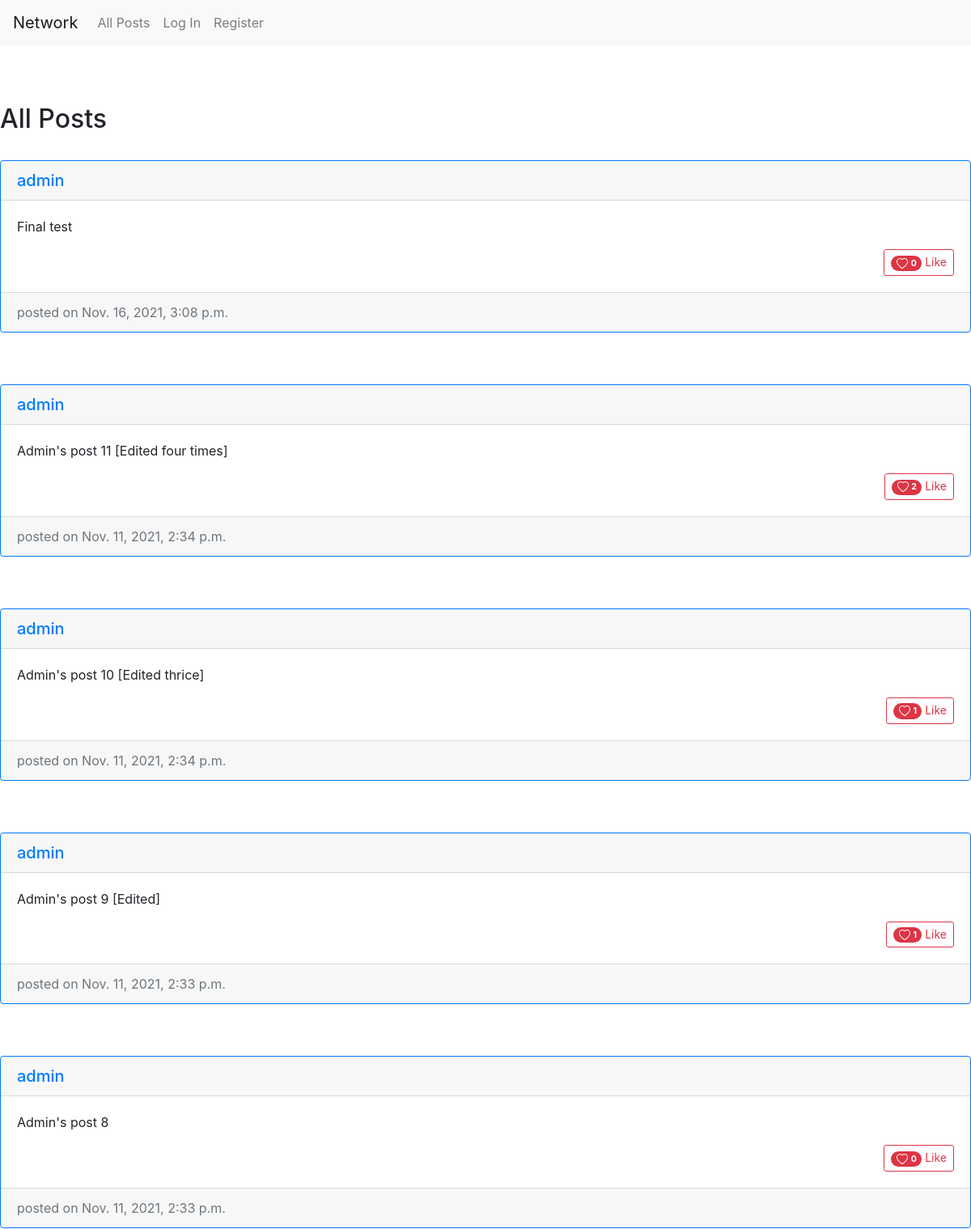
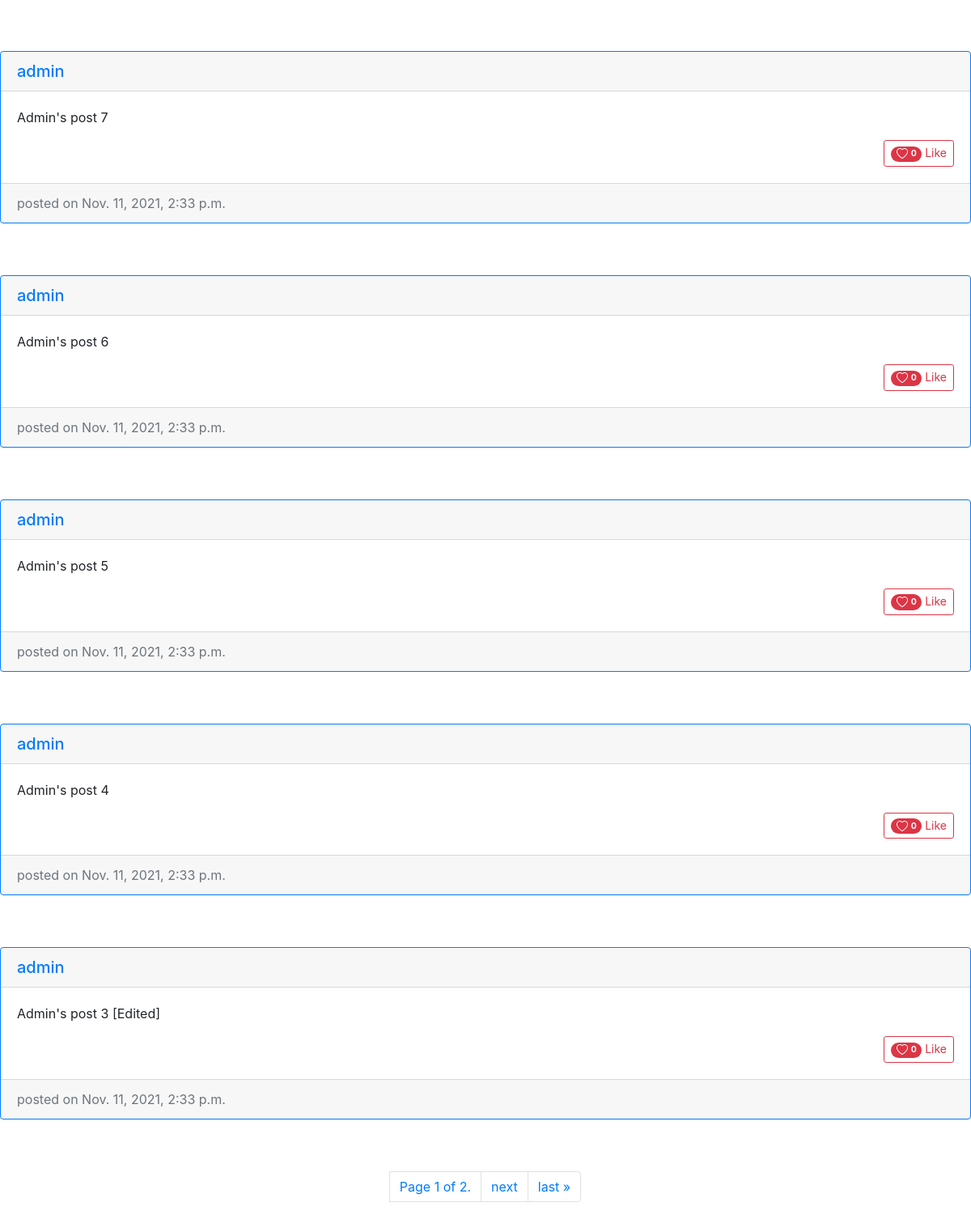
The page / on the database its author committed (2 pictures, top to bottom).
### network/models.py (models this page shows)
class Post(models.Model):
    user = models.ForeignKey(User, on_delete=models.CASCADE)
    body = models.TextField()
    likes = models.ManyToManyField(User, related_name = 'likes', blank=True)
    likes_count = models.IntegerField(default=0)
    date_added = models.DateTimeField(auto_now_add=True, null=True)

class User(AbstractUser):
    pass

### network/views.py (the view)
# urls.py: path("", views.index, name="index"),
def index(request):
    posts = Post.objects.all().order_by('-date_added')
    likes_posts = []
    for post in posts:
        likes = User.objects.filter(likes__id=post.id)
        new_object = {
            'likes': likes,
            'post': post
        }
        likes_posts.append(new_object)
    paginator = Paginator(likes_posts, 10)
    page_number = request.GET.get('page')
    page_obj = paginator.get_page(page_number)
    context = {
        'likes_posts': likes_posts,
        'page_obj': page_obj,
        'posts': posts
    }
    return render(request, "network/index.html", context)

### network/templates/network/index.html (shortened to what this page needs)
{% extends "network/layout.html" %}
{% block body %}
<main>
    <br>
    <br>
    <br>
    <div>
        {% if likes_posts %}
            <h2>All Posts</h2>
            <br>
            {% for post in page_obj %}
            <div class="card border-primary mb-3">
                <h5 class="card-header card-title">
                    <a href="{% url 'user-profile' post.post.user %}">{{ post.post.user }}</a>
                </h5>
                <div class="card-body">
                    <p class="card-text" id="body{{post.post.id}}">
                        {{ post.post.body }}
                    </p>
                    <div class="float-right">
                        <a class="like btn btn-outline-danger btn-sm" href="{% url 'like-or-unlike' post.post.id %}" id="post-{{ post.post.id }}">
                            <span class="badge badge-pill badge-danger">
                                 {{ post.likes|length }}</span>
                            {% if user in post.likes %}
                                Unlike
                            {% else %}
                                Like
                            {% endif %}
                        </a>
                    </div>
                </div>
                <div class="card-footer text-muted">posted on {{ post.post.date_added }}</div>
            </div>
            <br>
            <br>
            {% endfor %}
            <nav aria-label="Page navigation example">
                <ul class="pagination justify-content-center">
                    <span class="current page-link">
                        Page {{ page_obj.number }} of {{ page_obj.paginator.num_pages }}.
                    </span>
                    {% if page_obj.has_next %}
                    <li class="page-item"><a class="page-link" href="?page={{ page_obj.next_page_number }}">next</a></li>
                    <li class="page-item"><a class="page-link" href="?page={{ page_obj.paginator.num_pages }}">last &raquo;</a></li>
                    {% endif %}
                </ul>
            </nav>
        {% endif %}
    </div>
</main>
{% endblock %}

### rows shown on the page
Post: post.user "admin", post.body "Final test", likes|length "0", post.date_added "Nov. 16, 2021, 3:08 p.m."
Post: post.user "admin", post.body "Admin's post 11 [Edited four times]", likes|length "2", post.date_added "Nov. 11, 2021, 2:34 p.m."
Post: post.user "admin", post.body "Admin's post 10 [Edited thrice]", likes|length "1", post.date_added "Nov. 11, 2021, 2:34 p.m."
Post: post.user "admin", post.body "Admin's post 9 [Edited]", likes|length "1", post.date_added "Nov. 11, 2021, 2:33 p.m."
Post: post.user "admin", post.body "Admin's post 8", likes|length "0", post.date_added "Nov. 11, 2021, 2:33 p.m."
Post: post.user "admin", post.body "Admin's post 7", likes|length "0", post.date_added "Nov. 11, 2021, 2:33 p.m."
Post: post.user "admin", post.body "Admin's post 6", likes|length "0", post.date_added "Nov. 11, 2021, 2:33 p.m."
Post: post.user "admin", post.body "Admin's post 5", likes|length "0", post.date_added "Nov. 11, 2021, 2:33 p.m."
Post: post.user "admin", post.body "Admin's post 4", likes|length "0", post.date_added "Nov. 11, 2021, 2:33 p.m."
Post: post.user "admin", post.body "Admin's post 3 [Edited]", likes|length "0", post.date_added "Nov. 11, 2021, 2:33 p.m."

### other values the page prints
{{ page_obj.number }} "1"
{{ page_obj.paginator.num_pages }} "2"
